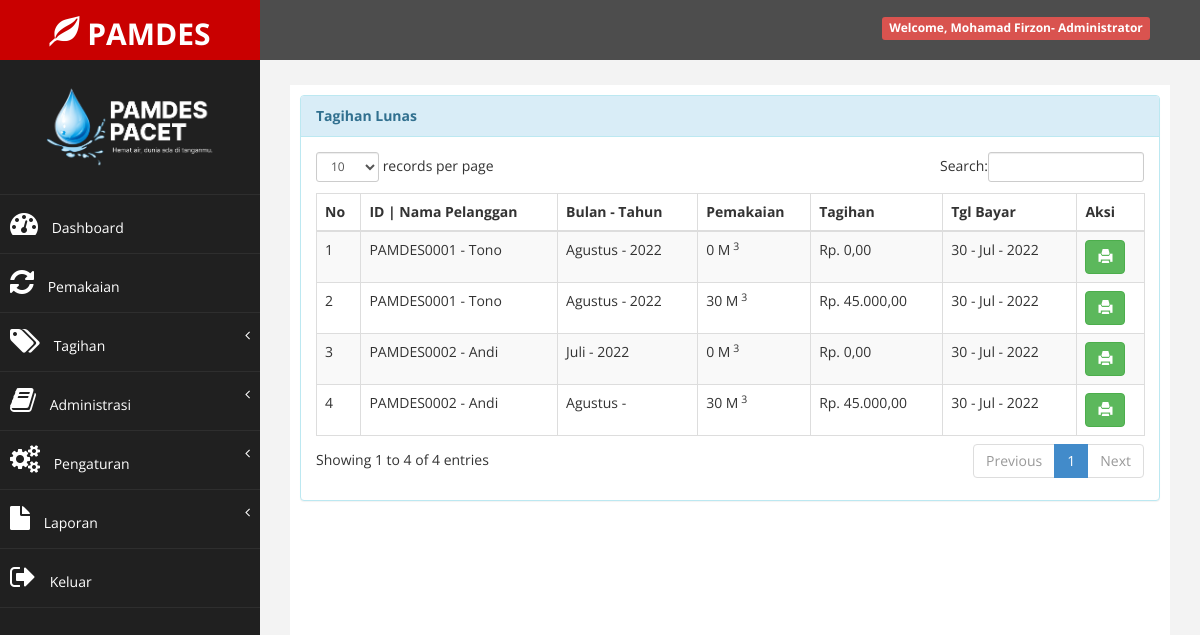
Page /?halaman=lunas_tampil (signed in) on the committed database.
### tables this page shows
CREATE TABLE `tb_pelanggan` (
  `id_pelanggan` char(15) NOT NULL,
  `nama_pelanggan` varchar(20) NOT NULL,
  `alamat` varchar(40) NOT NULL,
  `no_hp` char(15) NOT NULL,
  `status` char(10) NOT NULL DEFAULT 'Aktif',
  `id_layanan` int(11) NOT NULL
);

CREATE TABLE `tb_bulan` (
  `id_bulan` char(3) NOT NULL,
  `nama_bulan` varchar(10) NOT NULL
);

CREATE TABLE `tb_pakai` (
  `id_pakai` char(11) NOT NULL,
  `id_pelanggan` char(15) NOT NULL,
  `bulan` char(3) NOT NULL,
  `tahun` char(4) NOT NULL,
  `awal` int(11) NOT NULL,
  `akhir` int(11) NOT NULL,
  `pakai` int(11) NOT NULL
);

CREATE TABLE `tb_tagihan` (
  `id_tagihan` int(11) NOT NULL,
  `id_pakai` char(11) NOT NULL,
  `tagihan` int(11) NOT NULL,
  `status` char(12) NOT NULL DEFAULT 'Belum Bayar'
);

CREATE TABLE `tb_pembayaran` (
  `id_tagihan` int(11) NOT NULL,
  `tgl_bayar` date NOT NULL,
  `uang_bayar` int(11) NOT NULL,
  `kembali` int(11) NOT NULL
);

### inc/rupiah.php (called while the page is built)
<?php
function rupiah($angka){
	$hasil_rupiah = "Rp. " . number_format($angka,2,',','.');
	return $hasil_rupiah;
}
?>

### super/tagih/lunas_tampil.php (the view)
<div class="row">
                <div class="col-md-12">
                    <div class="panel panel-info">
                        <div class="panel-heading">
                             <b>Tagihan Lunas</b>
                        </div>
                        <div class="panel-body">
                            <div class="table-responsive">
                                <table class="table table-striped table-bordered table-hover" id="dataTables-example">
                                    <thead>
                                        <tr>
                                            <th>No</th>
                                            <th>ID | Nama Pelanggan</th>
                                            <th>Bulan - Tahun</th>
                                            <th>Pemakaian</th>
                                            <th>Tagihan</th>
                                            <th>Tgl Bayar</th>
                                            <th>Aksi</th>
                                        </tr>
                                    </thead>
                                    <tbody>
                                    <?php
                                    $no = 1;
                                    $sql = $koneksi->query("select p.id_pelanggan, p.nama_pelanggan, t.id_tagihan, t.tagihan, t.status,
                                    k.tahun, k.pakai, b.tgl_bayar, bl.nama_bulan
                                    from tb_pelanggan p inner join tb_pakai k on p.id_pelanggan=k.id_pelanggan
                                    inner join tb_tagihan t on k.id_pakai=t.id_pakai
                                    inner join tb_pembayaran b on t.id_tagihan=b.id_tagihan
                                    inner join tb_bulan bl on k.bulan=bl.id_bulan where t.status='Lunas' order by tgl_bayar desc, tahun desc, id_bulan desc");
                                    while ($data= $sql->fetch_assoc()) {
                                    ?>
                                    <tr>
                                        <td><?php echo $no++; ?></td>
                                        <td><?php echo $data['id_pelanggan']; ?> - <?php echo $data['nama_pelanggan']; ?></td>
                                        <td><?php echo $data['nama_bulan']; ?> - <?php echo $data['tahun']; ?></td>
                                        <td><?php echo $data['pakai']; ?> M<sup> 3</sup></td>
                                        <td><?php echo rupiah($data['tagihan']); ?></td>
                                        <td><?php  $tgl = $data['tgl_bayar']; echo date("d - M - Y", strtotime($tgl))?></td>
                                        <td>
                                        <a href="./report/cetak_pembayaran.php?id_tagihan=<?php echo $data['id_tagihan']; ?>" target=" _blank" title="Cetak Struk Pembayaran" class="btn btn-success"><i class="glyphicon glyphicon-print"></i></a>
                                        </td>
                                    </tr>
                                    <?php
                                    }
                                    ?>
                                    </tbody>
                                    </div>
                                </div>
                            </div>
                        </div>
                    </div>
                </div>

### assets/css/custom.css (style rules this page uses)
body { font-family: 'Open Sans', sans-serif; }

### rows in the picture
tb_pelanggan: id_pelanggan "PAMDES0001", nama_pelanggan "Tono", tb_bulan.nama_bulan "Agustus", tb_pakai.tahun "2022", tb_pakai.pakai "0", tb_tagihan.tagihan "Rp. 0,00", tb_pembayaran.tgl_bayar "30 - Jul - 2022", tb_pakai.pakai "30", tb_tagihan.tagihan "Rp. 45.000,00"
tb_pelanggan: id_pelanggan "PAMDES0002", nama_pelanggan "Andi", tb_bulan.nama_bulan "Juli", tb_pakai.tahun "2022", tb_pakai.pakai "0", tb_tagihan.tagihan "Rp. 0,00", tb_pembayaran.tgl_bayar "30 - Jul - 2022", tb_bulan.nama_bulan "Agustus", tb_pakai.pakai "30", tb_tagihan.tagihan "Rp. 45.000,00"

### other values in the picture
$data_nama_lengkap "Mohamad Firzon"
$data_level "Administrator"
